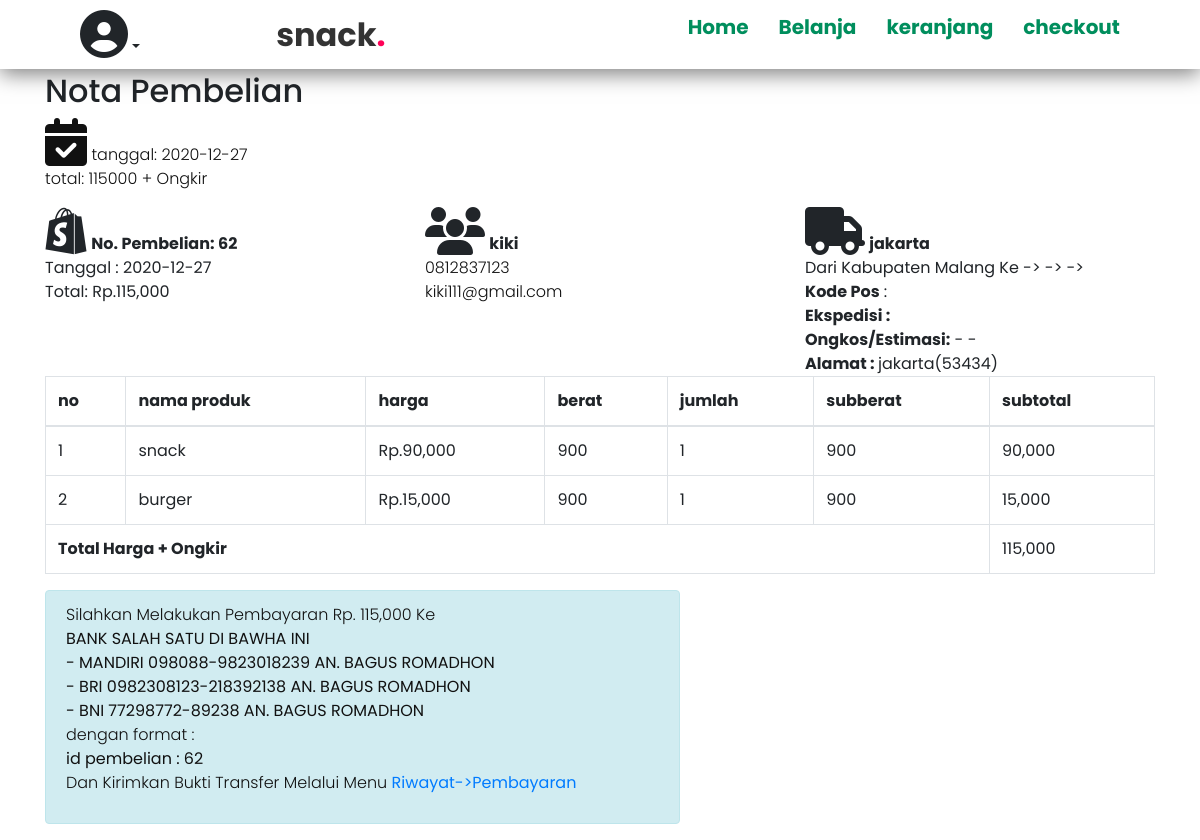
Page /TA/nota.php?id=62 (signed in) on the committed database.
### tables this page shows
CREATE TABLE `pembelian` (
  `id_pembelian` int(11) NOT NULL,
  `id_pelanggan` int(11) NOT NULL,
  `id_ongkir` int(30) NOT NULL,
  `tanggal_pembelian` date NOT NULL,
  `total_pembelian` int(11) NOT NULL,
  `nama_kota` varchar(200) NOT NULL,
  `tarif` int(60) NOT NULL,
  `alamat_pengiriman` text NOT NULL,
  `status_pembelian` varchar(100) NOT NULL DEFAULT 'pending',
  `resi_pengiriman` varchar(100) NOT NULL,
  `provinsi` varchar(200) NOT NULL,
  `tipe` varchar(200) NOT NULL,
  `distrik` varchar(200) NOT NULL,
  `kodepos` varchar(200) NOT NULL,
  `ekspedisi` varchar(200) NOT NULL,
  `paket` varchar(200) NOT NULL,
  `ongkir` varchar(200) NOT NULL,
  `estimasi` varchar(200) NOT NULL
);

CREATE TABLE `pelanggan` (
  `id_pelanggan` int(89) NOT NULL,
  `email_pelanggan` varchar(100) NOT NULL,
  `password_pelanggan` varchar(100) NOT NULL,
  `nama_pelanggan` varchar(100) NOT NULL,
  `telepon_pelanggan` varchar(100) NOT NULL
);

CREATE TABLE `pembelian_produk` (
  `id_pembelian_produk` int(11) NOT NULL,
  `id_pembelian` int(11) NOT NULL,
  `id_produk` int(11) NOT NULL,
  `jumlah` int(11) NOT NULL,
  `nama` varchar(200) NOT NULL,
  `harga` int(100) NOT NULL,
  `berat` int(100) NOT NULL,
  `subberat` int(100) NOT NULL,
  `subharga` int(100) NOT NULL
);

### TA/nota.php (the view, shortened to what this page needs)
<?php
include 'koneksi.php';
?>
<!DOCTYPE html>
<html>
<head>
   <link rel="stylesheet" href="https://maxcdn.bootstrapcdn.com/bootstrap/4.0.0/css/bootstrap.min.css">
<link rel="stylesheet" type="text/css" href="stylenav.css">
</head>
<body>
	<header>
<div class="btn-group">
   <a class="dropdown-toggle" data-toggle="dropdown" aria-haspopup="true" aria-expanded="false" ><i class="fas fa-user-circle fa-3x"></i></a>
</div>
		<a href="" class="logo">snack<span>.</span></a>
		<ul class="navigation">
			<li><a href="../onelandign/index.php" onclick="toggleMenu();"> Home</a></li>
			<li><a href="index.php" onclick="toggleMenu();"> Belanja </a></li>
			<li><a href="keranjang.php"onclick="toggleMenu();"> keranjang</a></li>
			<li><a href="checkout.php"onclick="toggleMenu();"> checkout</a></li>
		</ul>
	</header>
		<section class="konten">
			<br><br><br>
			<div class="container">
		<h2>Nota Pembelian</h2>
		<?php
		$ambil = $koneksi->query("SELECT * FROM pembelian JOIN pelanggan ON pembelian.id_pelanggan=pelanggan.id_pelanggan WHERE pembelian.id_pembelian='$_GET[id]'");
		$detail=$ambil->fetch_assoc();
		?>
		<p>
			<i class="fas fa-calendar-check fa-3x"></i>
			tanggal: <?php echo $detail['tanggal_pembelian'];?> <br>
			total: <?php echo $detail['total_pembelian'];?>  + Ongkir <?php echo $detail['ongkir'] ?><br>
		</p>
			<div class="row">
				<div class="col-md-4">
					<i class="fab fa-shopify fa-3x"></i>
					<strong>No. Pembelian: <?php echo $detail['id_pembelian']; ?></strong><br>
					Tanggal : <?php echo $detail['tanggal_pembelian']; ?><br>
					Total: Rp.<?php echo number_format($detail['total_pembelian']+$detail['ongkir']) ?>
				</div>
				<div class="col-md-4">
					<i class="fas fa-users fa-3x"></i>
						<strong><?php echo $detail['nama_pelanggan'];?></strong><br>
					<P>
						<?php echo $detail['telepon_pelanggan'];?> <br>
						<?php echo $detail['email_pelanggan'];?> <br>
					</P>
				</div>
				<div class="col-md-4">
					<i class="fas fa-truck fa-3x"></i>
					<strong><?php echo $detail['nama_kota']?></strong><br>
					Dari Kabupaten Malang Ke -> <?php echo $detail["provinsi"]?>-><?php echo $detail["tipe"]; ?> -><?php echo $detail["distrik"]; ?><br>
					<strong>Kode Pos</strong> : <?php echo $detail["kodepos"] ?> <br>
					<strong>Ekspedisi :</strong> <?php echo $detail["ekspedisi"] ?><br>
					<strong>Ongkos/Estimasi:</strong> <?php echo $detail["paket"] ?> - <?php echo $detail["ongkir"] ?> - <?php echo $detail["estimasi"] ?><br>
					<strong> Alamat : </strong> <?php echo $detail['alamat_pengiriman'];?>
				</div>
			</div>
		<table class="table table-bordered">
			<thead>
				<tr>
					<th>no</th>
					<th>nama produk</th>
					<th>harga </th>
					<th>berat</th>
					<th>jumlah </th>
					<th>subberat</th>
					<th>subtotal</th>
				</tr>
			</thead>
			<tbody>
				<?php $nomor=1;?>
				<?php $ambil=$koneksi->query("SELECT * FROM pembelian_produk WHERE id_pembelian='$_GET[id]'");?>
				<?php while($pecah=$ambil->fetch_assoc()){?>
				<tr>
					<td><?php echo $nomor;?></td>
					<td><?php echo $pecah['nama'];?></td>
					<td>Rp.<?php echo number_format( $pecah['harga']);?></td>
					<td><?php echo $pecah['berat'];?></td>
					<td><?php echo $pecah['jumlah'];?></td>
					<td><?php echo $pecah ['subberat'];?></td>
					<td><?php echo number_format($pecah ['subharga']);?></td>
				</tr>
				<?php $nomor++?>
			<?php } ?>
			</tbody>
			<tfoot>
				<th colspan="6">Total Harga + Ongkir
					<td><?php echo number_format($detail['total_pembelian']+$detail['ongkir']); ?></td>
				</th>
			</tfoot>
		</table>
<div class="row">
	<div class="col-md-7">
		<div class="alert alert-info">
			<p>
				Silahkan Melakukan Pembayaran Rp. <?php echo number_format($detail['total_pembelian']+$detail['ongkir']); ?> Ke <br>
				<strong>BANK SALAH SATU DI BAWHA INI <br>
				 - MANDIRI 098088-9823018239 AN. BAGUS ROMADHON<br>
				 - BRI 0982308123-218392138 AN. BAGUS ROMADHON <br>
				 - BNI 77298772-89238 AN. BAGUS ROMADHON<br></strong>
				dengan format : <br>
				<strong>
				id pembelian : <?php echo $detail['id_pembelian'];?>
			<br></strong>
			Dan Kirimkan Bukti Transfer Melalui Menu <strong> <a href="riwayat.php">Riwayat->Pembayaran</a>
			</strong></p>
		</div>
	</div>
</div>
			</div>
		</section>
</body>
</html>

### TA/stylenav.css (style rules this page uses)
* { margin: 0; padding: 0; box-sizing: border-box; font-family: 'Poppins', sans-serif; scroll-behavior: smooth; }
p { font-weight: 300; color: #111; }
header { position: fixed; top: 0; left: 0; width: 100%; padding: 10px 80px; z-index: 10000; display: flex; justify-content: space-between; align-items: center; transition: 0.5s; background-color: transparent; }
header .logo { color: #fff; font-weight: 700; font-size: 2em; text-decoration: none; }
header .logo span { padding-bottom:20px; color: #ff0157; }
header .navigation { position: relative; display: flex; }
header .navigation li { list-style: none; margin-left: 30px; }
header .navigation li a { padding-top: 20px; text-decoration: none; color: rgb(0 142 93);; font-weight: 700; font-size: 20px; }

### TA/nota.php (style rules this page uses)
* { font-family: 'Poppins', sans-serif; }
header .logo { color: #333; }
header { box-shadow: 0 5px 20px rgba(0,0,0,0.5); }

### rows in the picture
pembelian: tanggal_pembelian "2020-12-27", total_pembelian "115000", id_pembelian "62", $detail['total_pembelian']+$detail['ongkir'] "115,000", id_pelanggan.nama_pelanggan "kiki", id_pelanggan.telepon_pelanggan "0812837123", id_pelanggan.email_pelanggan "kiki111@gmail.com", nama_kota "jakarta", alamat_pengiriman "jakarta(53434)"
pembelian_produk: nama "snack", harga "90,000", berat "900", jumlah "1", subberat "900", subharga "90,000"
pembelian_produk: nama "burger", harga "15,000", berat "900", jumlah "1", subberat "900", subharga "15,000"
